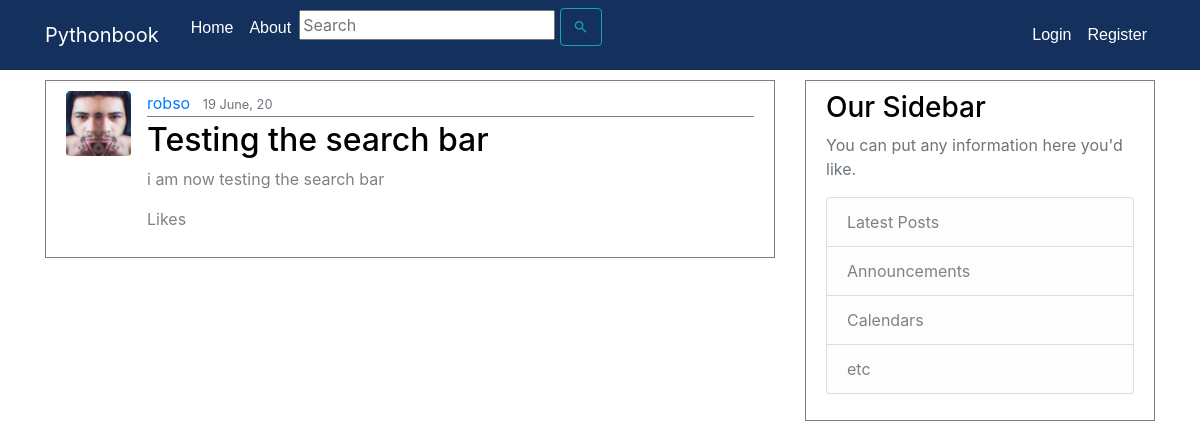
Screenshot of /post/43/ with the database file from the repository.
### blog/models.py (models this page shows, shortened)
class Post(models.Model):
    title = models.CharField(max_length=100)
    content = models.TextField()
    date_posted = models.DateTimeField(default=timezone.now)
    author = models.ForeignKey(User, on_delete=models.CASCADE, related_name='author')

### users/models.py (models this page shows, shortened)
class Profile(models.Model):
    user = models.OneToOneField(User, on_delete=models.CASCADE)
    image = models.ImageField(default='default.jpg', upload_to='profile_pics')

### blog/views.py (the view)
# urls.py: path('post/<int:pk>/', PostDetailView.as_view(), name='post-detail'),
class PostDetailView(DetailView):
    model = Post

### blog/templates/blog/post_detail.html (shortened to what this page needs)
{% extends "blog/base.html" %}
{% block content %}
        <article class="media content-section">
          <img class="rounded article-img" src="{{ object.author.profile.image.url }}">
            <div class="media-body">
            <div class="article-metadata">
              <a class="mr-2" href="{% url 'user-posts' object.author.username %}">{{ object.author }}</a>
              <small class="text-muted">{{ object.date_posted|date:"d F, y" }}</small>
            </div>
            <h2 class="article-title">{{ object.title }}</h2>
            <p class="article-content">{{ object.content }}</p>
              <p class="article-content">{{ instance.likes.count }} Likes</p>
          </div>
        </article>
{% endblock content %}

### blog/static/blog/main.css (style rules this page uses)
body { background: white; color: grey; margin-top: 5rem; }
h1, h2, h3, h4, h5, h6 { color: black; }
.content-section { color:grey; padding: 10px 20px; border: 1px solid; margin-bottom: 20px; }
.article-title { color: black; }
.article-content { color: grey; white-space: pre-line; }
.article-img { height: 65px; width: 65px; margin-right: 16px; }
.article-metadata { padding-bottom: 1px; margin-bottom: 4px; border-bottom: 1px solid gray; }

### rows the page displays
Post: author.profile.image (picture), author "robso", date_posted "19 June, 20", title "Testing the search bar", content "i am now testing the search bar"
